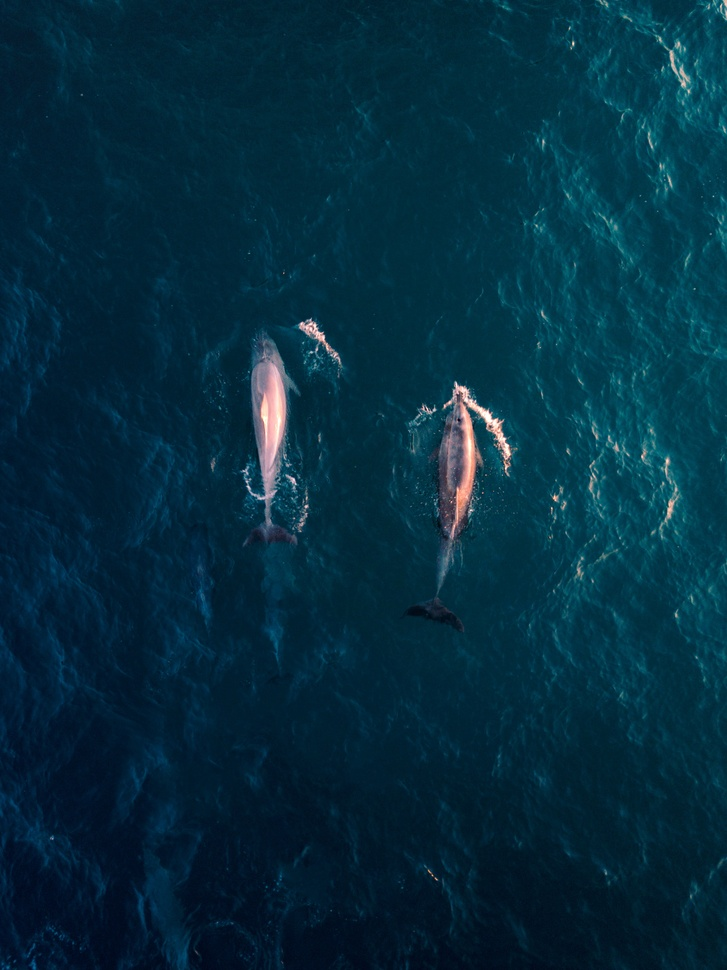
#> input picture ImageProperties_ComputerVision/imgs/demo27.jpg, 727 x 970 px, shrunk from 2992 x 3992 before the run
$ python Demo27-HistogramOfColors.py
#> lines starting #> are read from the running program, lines starting #| are printed output that depends on the picture
#==============================================================================
#   Tutorial By: Mahnoor Anjum
#   Date: 4/04/2020
#   Codes inspired by:
#   Github.com/imvinod/
#   Official Documentation
#==============================================================================

import numpy as np
import cv2
from matplotlib import pyplot as plt

img = cv2.imread('imgs/demo27.jpg', 0)
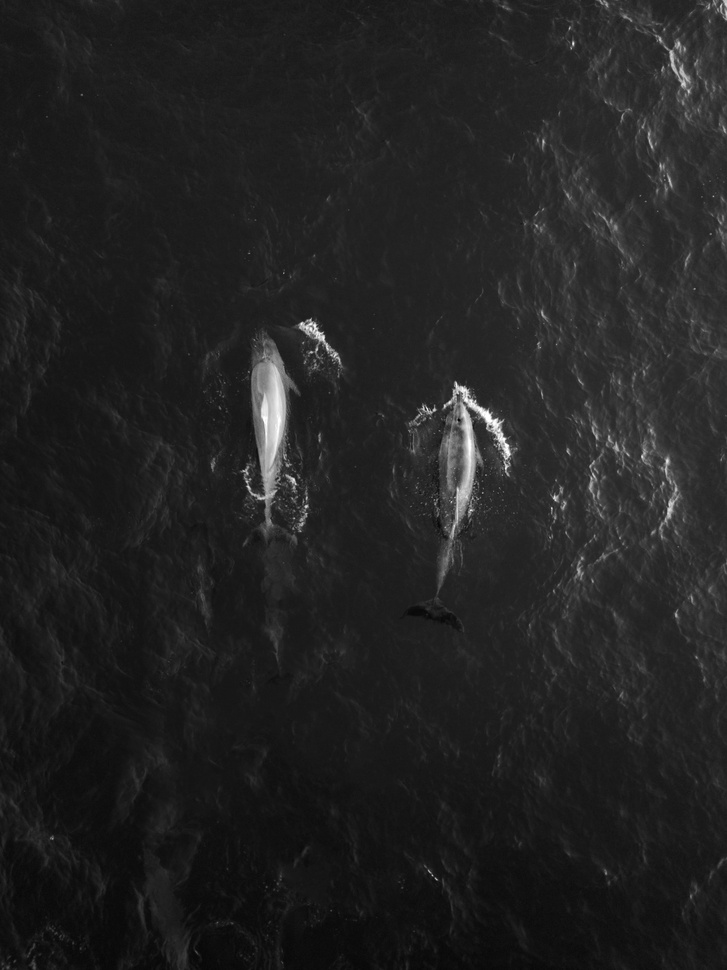
#> img: shape (970, 727); min 5, max 255, mean 34.4

B =[0]
G =[1]
R =[2]
# For the histogram of a full image, type None
mask = None
# The number of bins is put in the histsize
histSize = 256
rangeOfValues = [0, 256]
histogram = cv2.calcHist([img], B, mask, [histSize], rangeOfValues)
#> histogram = 256 values, max 31301 at index 29, min 0 at index 0, mean 2754.6

plt.hist(img.ravel(), histSize, rangeOfValues)
plt.title("Gray components")
plt.show()
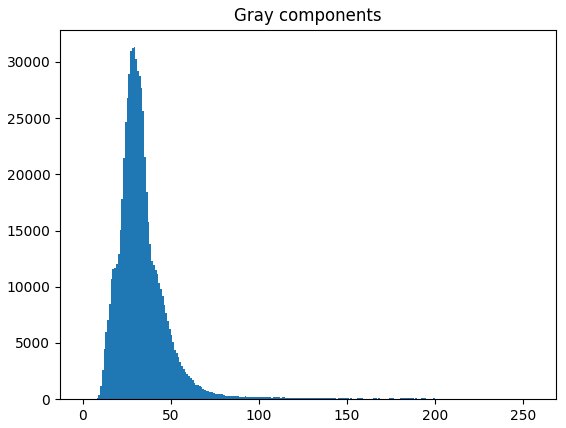
#> figure drawn by matplotlib, 1 panel; tallest bar 31301 high, from x = 29 to 30
plt.cla()
plt.clf()

img = cv2.imread('imgs/demo27.jpg')
#> img is the input picture: shape (970, 727, 3); mean B, G, R 62.2, 44.4, 4.6
for i, color in enumerate(('blue', 'green', 'red')):
    curve = cv2.calcHist([img], [i], mask, [histSize], rangeOfValues)
    plt.plot(curve, color = color)
    plt.xlim(rangeOfValues)
plt.title("Colors in image")
plt.show()
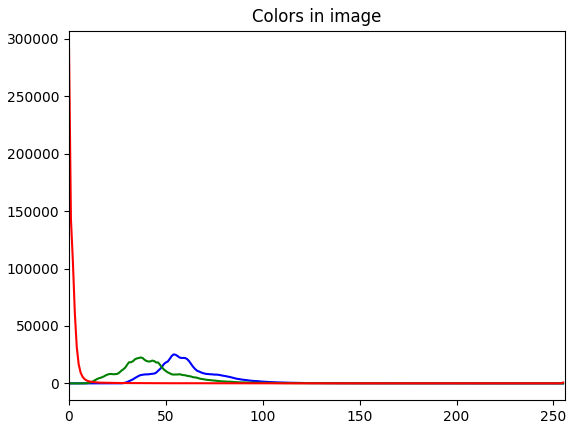
#> figure drawn by matplotlib, 1 panel; curve peaks at x = 54, y = 25261; curve peaks at x = 37, y = 22592; curve peaks at x = 0, y = 292624
input("press any key...")
